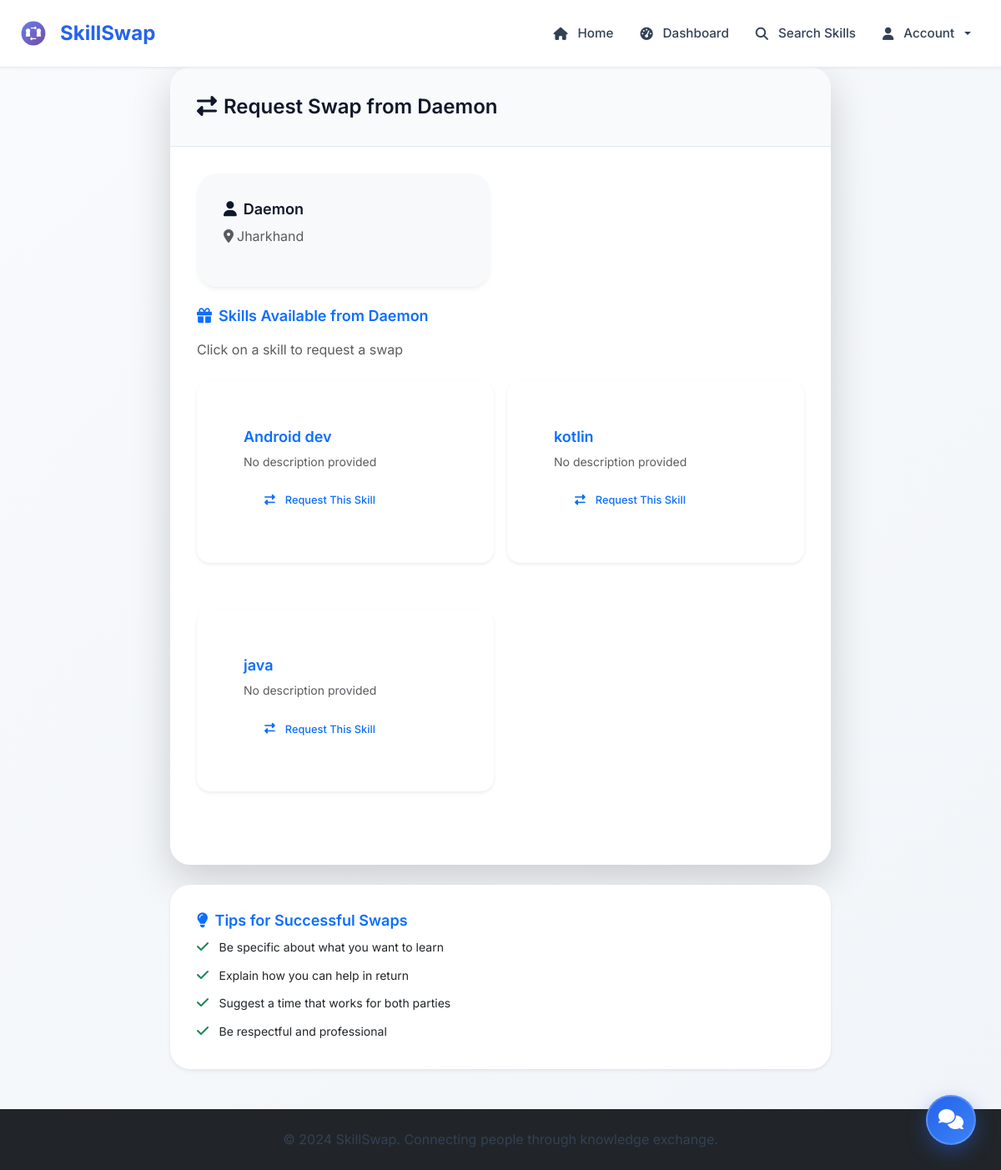
The page /request_from_user/2 (signed in) on the database as committed earlier.
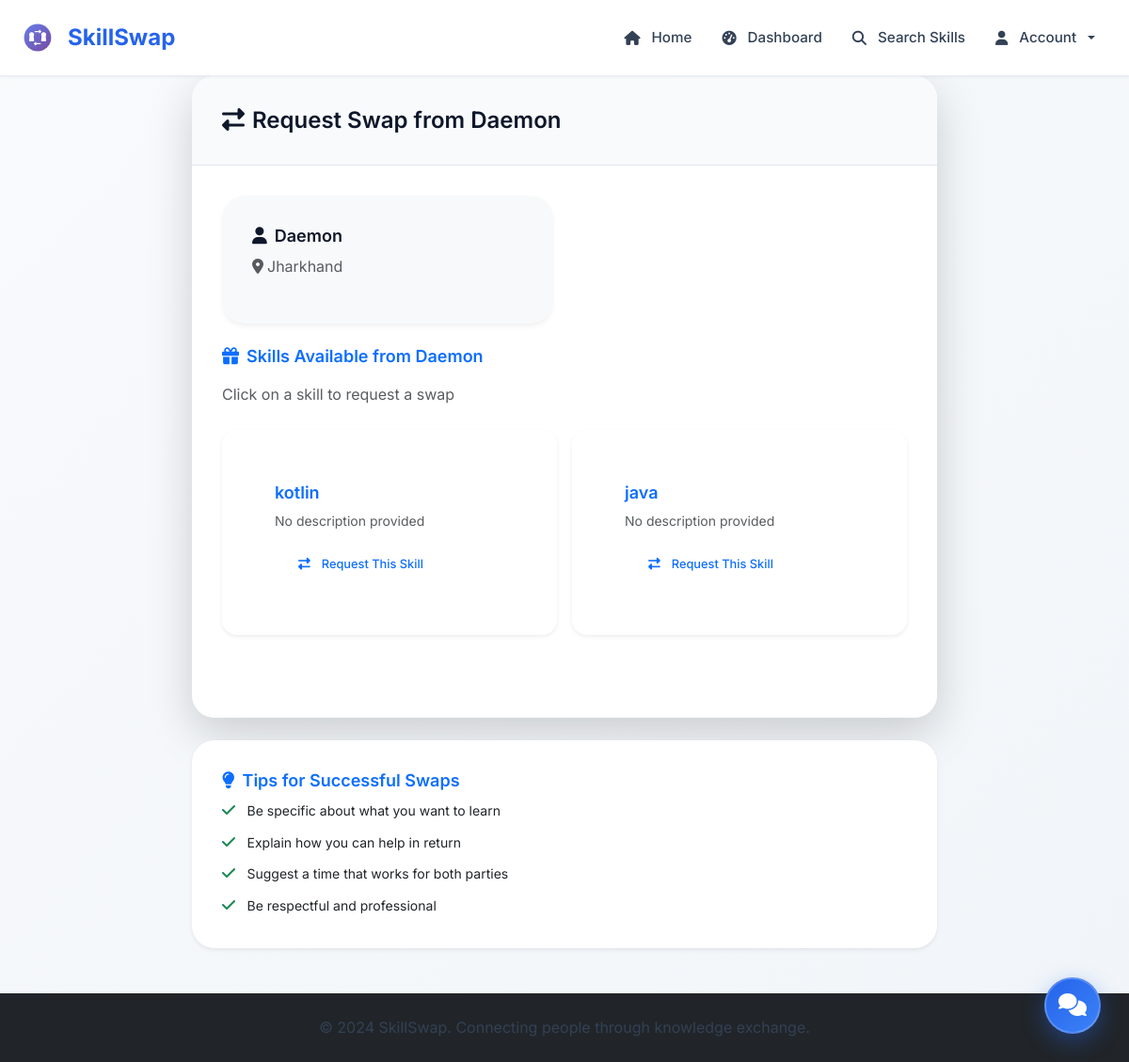
The same page on the database as committed later.
### tables this page shows
CREATE TABLE skills (
            id INTEGER PRIMARY KEY AUTOINCREMENT,
            user_id INTEGER,
            skill_name TEXT NOT NULL,
            skill_type TEXT NOT NULL, -- 'offered' or 'wanted'
            description TEXT,
            is_approved INTEGER DEFAULT 1,
            created_at TIMESTAMP DEFAULT CURRENT_TIMESTAMP,
            FOREIGN KEY (user_id) REFERENCES users (id)
        );

### skill_swap_app.py (the view)
@app.route('/request_from_user/<int:user_id>')
@login_required
def request_from_user(user_id):
    conn = get_db()
    user = conn.execute('SELECT * FROM users WHERE id = ? AND is_public = 1 AND is_banned = 0', (user_id,)).fetchone()
    if not user:
        flash('User not found or not available.', 'error')
        return redirect(url_for('index'))
    if user['is_under_supervision']:
        flash('This user is currently under supervision and cannot receive swap requests.', 'warning')
        return redirect(url_for('index'))
    offered_skills = conn.execute('''
        SELECT * FROM skills
        WHERE user_id = ? AND skill_type = 'offered' AND is_approved = 1 AND is_rejected = 0
    ''', (user_id,)).fetchall()
    if not offered_skills:
        flash('This user has no skills available for swapping.', 'warning')
        return redirect(url_for('index'))
    user_skills = conn.execute('''
        SELECT * FROM skills WHERE user_id = ? AND skill_type = 'offered' AND is_rejected = 0
    ''', (session['user_id'],)).fetchall()
    conn.close()
    user = convert_row_datetimes(user)
    offered_skills = convert_rows_datetimes(offered_skills)
    user_skills = convert_rows_datetimes(user_skills)
    return render_template('request_from_user.html',
                         target_user=user,
                         offered_skills=offered_skills,
                         user_skills=user_skills)

### skill_swap_app.py (called while the page is built)
def parse_datetime(timestamp_str):
    if timestamp_str is None:
        return None
    try:
        if 'T' in timestamp_str:
            return datetime.fromisoformat(timestamp_str.replace('Z', '+00:00'))
        else:
            return datetime.strptime(timestamp_str, '%Y-%m-%d %H:%M:%S')
    except:
        return None

def convert_row_datetimes(row):
    if row is None:
        return None
    if hasattr(row, 'keys'):
        row_dict = dict(row)
    else:
        row_dict = row
    timestamp_fields = ['created_at', 'updated_at', 'rejected_at']
    for field in timestamp_fields:
        if field in row_dict and row_dict[field]:
            row_dict[field] = parse_datetime(row_dict[field])
    return row_dict

def convert_rows_datetimes(rows):
    if not rows:
        return []
    return [convert_row_datetimes(row) for row in rows]

def get_db():
    conn = sqlite3.connect('skill_swap.db')
    conn.row_factory = sqlite3.Row
    return conn

@app.context_processor
def inject_helpers():
    return {'get_user_by_id': get_user_by_id}

### templates/request_from_user.html (shortened to what the changed rows need)
{% extends "base.html" %}
{% block content %}
<div class="row justify-content-center">
    <div class="col-lg-8">
        <div class="card border-0 shadow-lg">
            <div class="card-body">
                <div class="mb-4">
                    <div class="row g-3">
                        {% for skill in offered_skills %}
                        <div class="col-md-6">
                            <div class="card border-0 shadow-sm skill-card"
                                 data-skill-id="{{ skill.id }}"
                                 data-skill-name="{{ skill.skill_name|e }}"
                                 style="cursor: pointer; transition: all 0.3s ease;">
                                <div class="card-body">
                                    <h6 class="card-title text-primary">{{ skill.skill_name }}</h6>
                                    {% if skill.description %}
                                    <p class="card-text text-muted small">{{ skill.description }}</p>
                                    {% else %}
                                    <p class="card-text text-muted small">No description provided</p>
                                    {% endif %}
                                    <button class="btn btn-outline-primary btn-sm request-skill-btn"
                                            data-skill-id="{{ skill.id }}"
                                            data-skill-name="{{ skill.skill_name|e }}"
                                            {% if not user_skills %}disabled{% endif %}>
                                        <i class="fas fa-exchange-alt me-1"></i>Request This Skill
                                    </button>
                                </div>
                            </div>
                        </div>
                        {% endfor %}
                    </div>
                </div>
            </div>
        </div>
    </div>
</div>
{% endblock %}

Rows that differ between the two databases and show on the page:
removed skills: skill_name "Android dev", description "No description provided"
